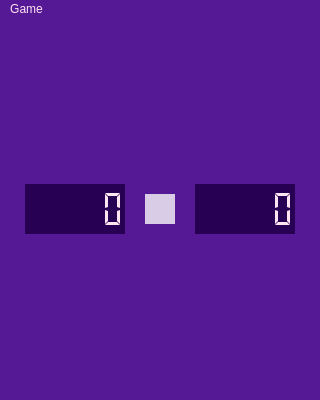
<?xml version="1.0" encoding="UTF-8"?>
<ui version="4.0">
 <class>MainWindow</class>
 <widget class="QMainWindow" name="MainWindow">
  <property name="geometry">
   <rect>
    <x>0</x>
    <y>0</y>
    <width>320</width>
    <height>400</height>
   </rect>
  </property>
  <property name="sizePolicy">
   <sizepolicy hsizetype="Fixed" vsizetype="Fixed">
    <horstretch>0</horstretch>
    <verstretch>0</verstretch>
   </sizepolicy>
  </property>
  <property name="maximumSize">
   <size>
    <width>320</width>
    <height>400</height>
   </size>
  </property>
  <property name="windowTitle">
   <string>MainWindow</string>
  </property>
  <property name="styleSheet">
   <string notr="true">background-color:#561996;</string>
  </property>
  <widget class="QWidget" name="centralwidget">
   <property name="styleSheet">
    <string notr="true">QPushButton{
border:none;
background-color:#00076f;
margin:0;
}</string>
   </property>
   <layout class="QVBoxLayout" name="verticalLayout" stretch="1,31">
    <property name="spacing">
     <number>10</number>
    </property>
    <property name="leftMargin">
     <number>15</number>
    </property>
    <property name="topMargin">
     <number>15</number>
    </property>
    <property name="rightMargin">
     <number>15</number>
    </property>
    <property name="bottomMargin">
     <number>15</number>
    </property>
    <item>
     <layout class="QHBoxLayout" name="horizontalLayout">
      <item>
       <widget class="QLCDNumber" name="bombs">
        <property name="maximumSize">
         <size>
          <width>100</width>
          <height>50</height>
         </size>
        </property>
        <property name="palette">
         <palette>
          <active>
           <colorrole role="WindowText">
            <brush brushstyle="SolidPattern">
             <color alpha="255">
              <red>255</red>
              <green>228</green>
              <blue>242</blue>
             </color>
            </brush>
           </colorrole>
           <colorrole role="Button">
            <brush brushstyle="SolidPattern">
             <color alpha="255">
              <red>40</red>
              <green>0</green>
              <blue>83</blue>
             </color>
            </brush>
           </colorrole>
           <colorrole role="Text">
            <brush brushstyle="SolidPattern">
             <color alpha="255">
              <red>255</red>
              <green>228</green>
              <blue>242</blue>
             </color>
            </brush>
           </colorrole>
           <colorrole role="ButtonText">
            <brush brushstyle="SolidPattern">
             <color alpha="255">
              <red>255</red>
              <green>228</green>
              <blue>242</blue>
             </color>
            </brush>
           </colorrole>
           <colorrole role="Base">
            <brush brushstyle="SolidPattern">
             <color alpha="255">
              <red>40</red>
              <green>0</green>
              <blue>83</blue>
             </color>
            </brush>
           </colorrole>
           <colorrole role="Window">
            <brush brushstyle="SolidPattern">
             <color alpha="255">
              <red>40</red>
              <green>0</green>
              <blue>83</blue>
             </color>
            </brush>
           </colorrole>
           <colorrole role="HighlightedText">
            <brush brushstyle="SolidPattern">
             <color alpha="255">
              <red>255</red>
              <green>0</green>
              <blue>0</blue>
             </color>
            </brush>
           </colorrole>
           <colorrole role="PlaceholderText">
            <brush brushstyle="NoBrush">
             <color alpha="128">
              <red>255</red>
              <green>228</green>
              <blue>242</blue>
             </color>
            </brush>
           </colorrole>
          </active>
          <inactive>
           <colorrole role="WindowText">
            <brush brushstyle="SolidPattern">
             <color alpha="255">
              <red>255</red>
              <green>228</green>
              <blue>242</blue>
             </color>
            </brush>
           </colorrole>
           <colorrole role="Button">
            <brush brushstyle="SolidPattern">
             <color alpha="255">
              <red>40</red>
              <green>0</green>
              <blue>83</blue>
             </color>
            </brush>
           </colorrole>
           <colorrole role="Text">
            <brush brushstyle="SolidPattern">
             <color alpha="255">
              <red>255</red>
              <green>228</green>
              <blue>242</blue>
             </color>
            </brush>
           </colorrole>
           <colorrole role="ButtonText">
            <brush brushstyle="SolidPattern">
             <color alpha="255">
              <red>255</red>
              <green>228</green>
              <blue>242</blue>
             </color>
            </brush>
           </colorrole>
           <colorrole role="Base">
            <brush brushstyle="SolidPattern">
             <color alpha="255">
              <red>40</red>
              <green>0</green>
              <blue>83</blue>
             </color>
            </brush>
           </colorrole>
           <colorrole role="Window">
            <brush brushstyle="SolidPattern">
             <color alpha="255">
              <red>40</red>
              <green>0</green>
              <blue>83</blue>
             </color>
            </brush>
           </colorrole>
           <colorrole role="HighlightedText">
            <brush brushstyle="SolidPattern">
             <color alpha="255">
              <red>255</red>
              <green>0</green>
              <blue>0</blue>
             </color>
            </brush>
           </colorrole>
           <colorrole role="PlaceholderText">
            <brush brushstyle="NoBrush">
             <color alpha="128">
              <red>255</red>
              <green>228</green>
              <blue>242</blue>
             </color>
            </brush>
           </colorrole>
          </inactive>
          <disabled>
           <colorrole role="WindowText">
            <brush brushstyle="SolidPattern">
             <color alpha="255">
              <red>255</red>
              <green>228</green>
              <blue>242</blue>
             </color>
            </brush>
           </colorrole>
           <colorrole role="Button">
            <brush brushstyle="SolidPattern">
             <color alpha="255">
              <red>40</red>
              <green>0</green>
              <blue>83</blue>
             </color>
            </brush>
           </colorrole>
           <colorrole role="Text">
            <brush brushstyle="SolidPattern">
             <color alpha="255">
              <red>255</red>
              <green>228</green>
              <blue>242</blue>
             </color>
            </brush>
           </colorrole>
           <colorrole role="ButtonText">
            <brush brushstyle="SolidPattern">
             <color alpha="255">
              <red>255</red>
              <green>228</green>
              <blue>242</blue>
             </color>
            </brush>
           </colorrole>
           <colorrole role="Base">
            <brush brushstyle="SolidPattern">
             <color alpha="255">
              <red>40</red>
              <green>0</green>
              <blue>83</blue>
             </color>
            </brush>
           </colorrole>
           <colorrole role="Window">
            <brush brushstyle="SolidPattern">
             <color alpha="255">
              <red>40</red>
              <green>0</green>
              <blue>83</blue>
             </color>
            </brush>
           </colorrole>
           <colorrole role="HighlightedText">
            <brush brushstyle="SolidPattern">
             <color alpha="255">
              <red>255</red>
              <green>0</green>
              <blue>0</blue>
             </color>
            </brush>
           </colorrole>
           <colorrole role="PlaceholderText">
            <brush brushstyle="NoBrush">
             <color alpha="128">
              <red>255</red>
              <green>228</green>
              <blue>242</blue>
             </color>
            </brush>
           </colorrole>
          </disabled>
         </palette>
        </property>
        <property name="font">
         <font>
          <family>Calibri Light</family>
          <pointsize>10</pointsize>
         </font>
        </property>
        <property name="styleSheet">
         <string notr="true">background-color:#280053;
color:#ffe4f2;</string>
        </property>
        <property name="frameShape">
         <enum>QFrame::NoFrame</enum>
        </property>
        <property name="frameShadow">
         <enum>QFrame::Plain</enum>
        </property>
        <property name="segmentStyle">
         <enum>QLCDNumber::Flat</enum>
        </property>
       </widget>
      </item>
      <item>
       <widget class="QPushButton" name="restart">
        <property name="sizePolicy">
         <sizepolicy hsizetype="Fixed" vsizetype="Fixed">
          <horstretch>0</horstretch>
          <verstretch>0</verstretch>
         </sizepolicy>
        </property>
        <property name="minimumSize">
         <size>
          <width>30</width>
          <height>30</height>
         </size>
        </property>
        <property name="maximumSize">
         <size>
          <width>30</width>
          <height>30</height>
         </size>
        </property>
        <property name="styleSheet">
         <string notr="true">background-color:#d9cce7;</string>
        </property>
        <property name="text">
         <string/>
        </property>
       </widget>
      </item>
      <item>
       <widget class="QLCDNumber" name="time">
        <property name="minimumSize">
         <size>
          <width>50</width>
          <height>0</height>
         </size>
        </property>
        <property name="maximumSize">
         <size>
          <width>100</width>
          <height>50</height>
         </size>
        </property>
        <property name="palette">
         <palette>
          <active>
           <colorrole role="WindowText">
            <brush brushstyle="SolidPattern">
             <color alpha="255">
              <red>255</red>
              <green>228</green>
              <blue>242</blue>
             </color>
            </brush>
           </colorrole>
           <colorrole role="Button">
            <brush brushstyle="SolidPattern">
             <color alpha="255">
              <red>40</red>
              <green>0</green>
              <blue>83</blue>
             </color>
            </brush>
           </colorrole>
           <colorrole role="Text">
            <brush brushstyle="SolidPattern">
             <color alpha="255">
              <red>255</red>
              <green>228</green>
              <blue>242</blue>
             </color>
            </brush>
           </colorrole>
           <colorrole role="ButtonText">
            <brush brushstyle="SolidPattern">
             <color alpha="255">
              <red>255</red>
              <green>228</green>
              <blue>242</blue>
             </color>
            </brush>
           </colorrole>
           <colorrole role="Base">
            <brush brushstyle="SolidPattern">
             <color alpha="255">
              <red>40</red>
              <green>0</green>
              <blue>83</blue>
             </color>
            </brush>
           </colorrole>
           <colorrole role="Window">
            <brush brushstyle="SolidPattern">
             <color alpha="255">
              <red>40</red>
              <green>0</green>
              <blue>83</blue>
             </color>
            </brush>
           </colorrole>
           <colorrole role="HighlightedText">
            <brush brushstyle="SolidPattern">
             <color alpha="255">
              <red>255</red>
              <green>0</green>
              <blue>0</blue>
             </color>
            </brush>
           </colorrole>
           <colorrole role="PlaceholderText">
            <brush brushstyle="NoBrush">
             <color alpha="128">
              <red>255</red>
              <green>228</green>
              <blue>242</blue>
             </color>
            </brush>
           </colorrole>
          </active>
          <inactive>
           <colorrole role="WindowText">
            <brush brushstyle="SolidPattern">
             <color alpha="255">
              <red>255</red>
              <green>228</green>
              <blue>242</blue>
             </color>
            </brush>
           </colorrole>
           <colorrole role="Button">
            <brush brushstyle="SolidPattern">
             <color alpha="255">
              <red>40</red>
              <green>0</green>
              <blue>83</blue>
             </color>
            </brush>
           </colorrole>
           <colorrole role="Text">
            <brush brushstyle="SolidPattern">
             <color alpha="255">
              <red>255</red>
              <green>228</green>
              <blue>242</blue>
             </color>
            </brush>
           </colorrole>
           <colorrole role="ButtonText">
            <brush brushstyle="SolidPattern">
             <color alpha="255">
              <red>255</red>
              <green>228</green>
              <blue>242</blue>
             </color>
            </brush>
           </colorrole>
           <colorrole role="Base">
            <brush brushstyle="SolidPattern">
             <color alpha="255">
              <red>40</red>
              <green>0</green>
              <blue>83</blue>
             </color>
            </brush>
           </colorrole>
           <colorrole role="Window">
            <brush brushstyle="SolidPattern">
             <color alpha="255">
              <red>40</red>
              <green>0</green>
              <blue>83</blue>
             </color>
            </brush>
           </colorrole>
           <colorrole role="HighlightedText">
            <brush brushstyle="SolidPattern">
             <color alpha="255">
              <red>255</red>
              <green>0</green>
              <blue>0</blue>
             </color>
            </brush>
           </colorrole>
           <colorrole role="PlaceholderText">
            <brush brushstyle="NoBrush">
             <color alpha="128">
              <red>255</red>
              <green>228</green>
              <blue>242</blue>
             </color>
            </brush>
           </colorrole>
          </inactive>
          <disabled>
           <colorrole role="WindowText">
            <brush brushstyle="SolidPattern">
             <color alpha="255">
              <red>255</red>
              <green>228</green>
              <blue>242</blue>
             </color>
            </brush>
           </colorrole>
           <colorrole role="Button">
            <brush brushstyle="SolidPattern">
             <color alpha="255">
              <red>40</red>
              <green>0</green>
              <blue>83</blue>
             </color>
            </brush>
           </colorrole>
           <colorrole role="Text">
            <brush brushstyle="SolidPattern">
             <color alpha="255">
              <red>255</red>
              <green>228</green>
              <blue>242</blue>
             </color>
            </brush>
           </colorrole>
           <colorrole role="ButtonText">
            <brush brushstyle="SolidPattern">
             <color alpha="255">
              <red>255</red>
              <green>228</green>
              <blue>242</blue>
             </color>
            </brush>
           </colorrole>
           <colorrole role="Base">
            <brush brushstyle="SolidPattern">
             <color alpha="255">
              <red>40</red>
              <green>0</green>
              <blue>83</blue>
             </color>
            </brush>
           </colorrole>
           <colorrole role="Window">
            <brush brushstyle="SolidPattern">
             <color alpha="255">
              <red>40</red>
              <green>0</green>
              <blue>83</blue>
             </color>
            </brush>
           </colorrole>
           <colorrole role="HighlightedText">
            <brush brushstyle="SolidPattern">
             <color alpha="255">
              <red>255</red>
              <green>0</green>
              <blue>0</blue>
             </color>
            </brush>
           </colorrole>
           <colorrole role="PlaceholderText">
            <brush brushstyle="NoBrush">
             <color alpha="128">
              <red>255</red>
              <green>228</green>
              <blue>242</blue>
             </color>
            </brush>
           </colorrole>
          </disabled>
         </palette>
        </property>
        <property name="font">
         <font>
          <family>Calibri Light</family>
          <pointsize>10</pointsize>
         </font>
        </property>
        <property name="styleSheet">
         <string notr="true">background-color:#280053;
color:#ffe4f2;</string>
        </property>
        <property name="frameShape">
         <enum>QFrame::NoFrame</enum>
        </property>
        <property name="frameShadow">
         <enum>QFrame::Plain</enum>
        </property>
        <property name="segmentStyle">
         <enum>QLCDNumber::Flat</enum>
        </property>
       </widget>
      </item>
     </layout>
    </item>
    <item>
     <layout class="QGridLayout" name="gridLayout">
      <property name="sizeConstraint">
       <enum>QLayout::SetFixedSize</enum>
      </property>
      <property name="spacing">
       <number>0</number>
      </property>
     </layout>
    </item>
   </layout>
  </widget>
  <widget class="QMenuBar" name="menubar">
   <property name="geometry">
    <rect>
     <x>0</x>
     <y>0</y>
     <width>320</width>
     <height>20</height>
    </rect>
   </property>
   <property name="styleSheet">
    <string notr="true">color:#ffe4f2</string>
   </property>
   <widget class="QMenu" name="menuGame">
    <property name="styleSheet">
     <string notr="true">color:#ffe4f2</string>
    </property>
    <property name="title">
     <string>Game</string>
    </property>
    <addaction name="actionBeginner"/>
    <addaction name="actionIntermediate"/>
    <addaction name="actionExpert"/>
   </widget>
   <addaction name="menuGame"/>
  </widget>
  <action name="actionBeginner">
   <property name="text">
    <string>Beginner</string>
   </property>
  </action>
  <action name="actionIntermediate">
   <property name="text">
    <string>Intermediate</string>
   </property>
  </action>
  <action name="actionExpert">
   <property name="text">
    <string>Expert</string>
   </property>
  </action>
 </widget>
 <resources/>
 <connections/>
</ui>
